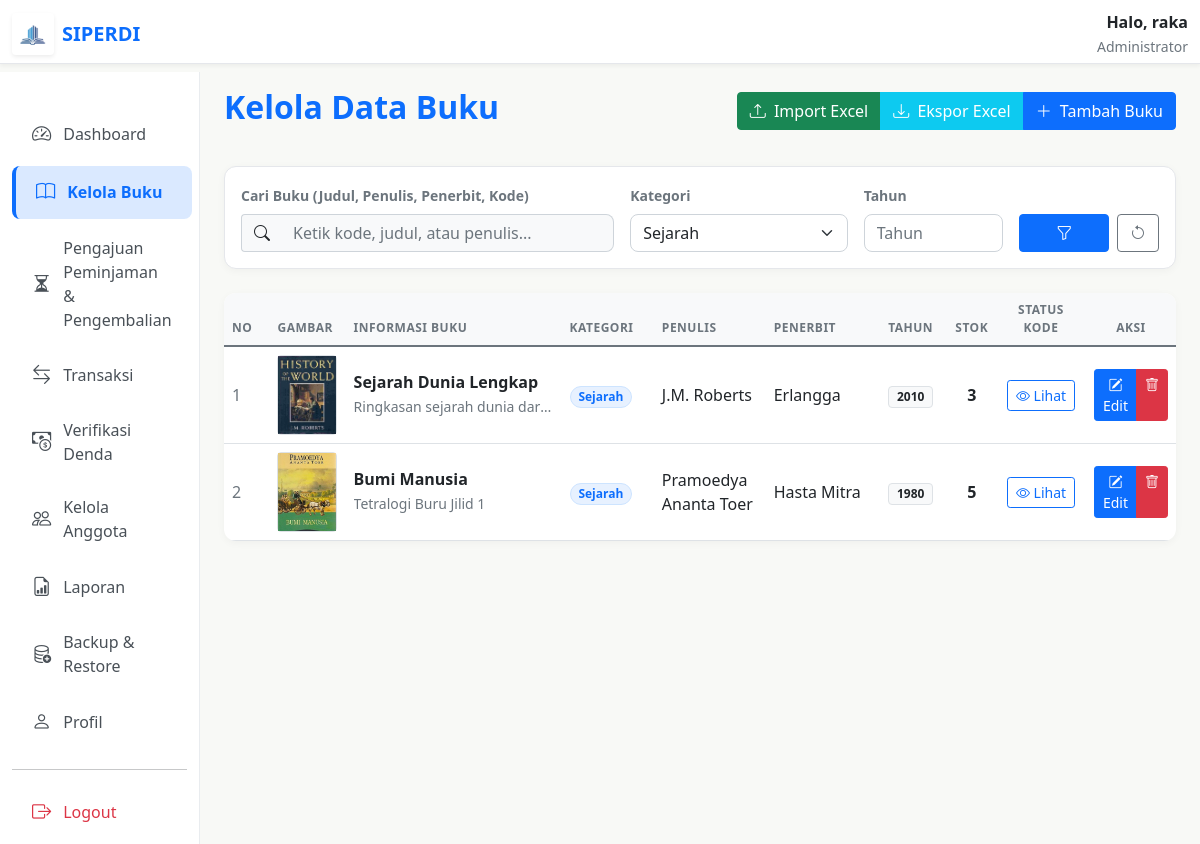
Page /admin/kelola-buku/kelola_buku.php?filter_kategori=Sejarah (signed in) on the earlier database version.
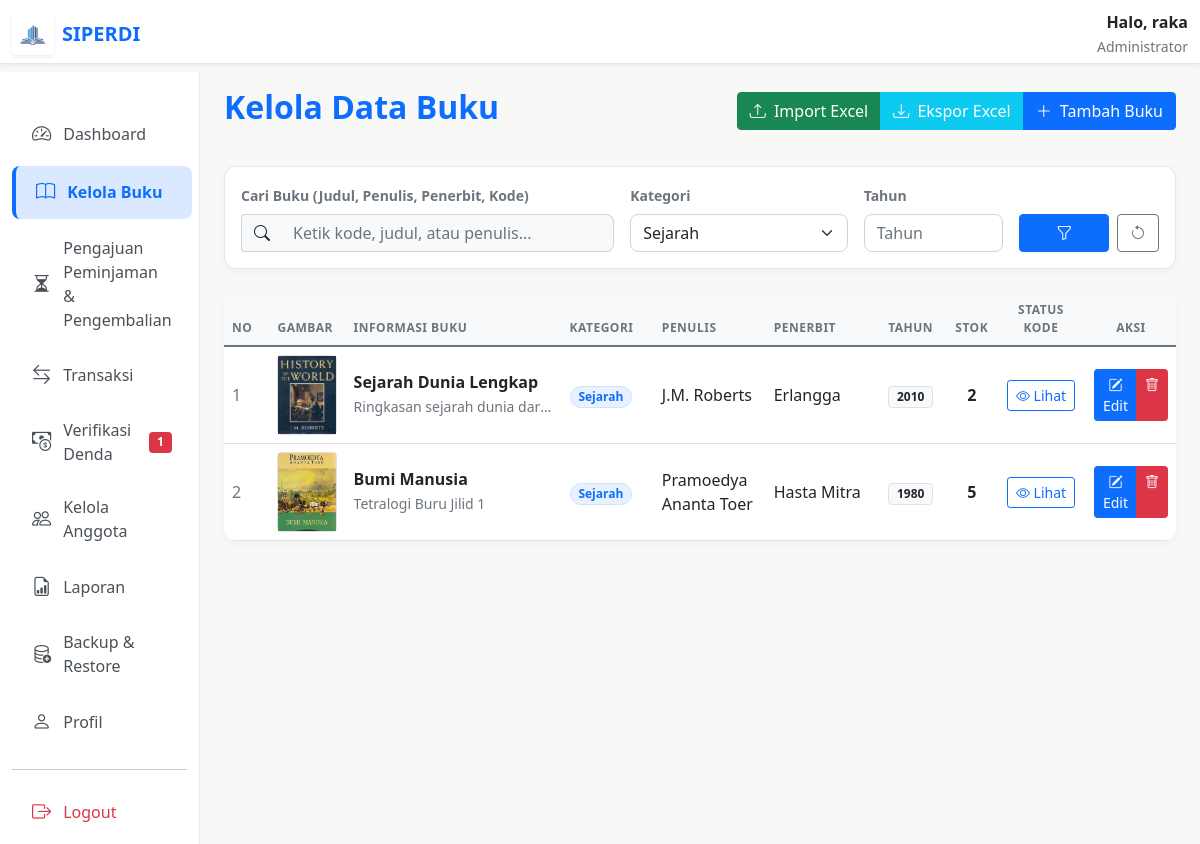
Same page on the later database version.
### tables this page shows
CREATE TABLE `detail_buku` (
  `id_buku` int(11) NOT NULL,
  `kode_buku` varchar(50) DEFAULT NULL,
  `deskripsi` text DEFAULT NULL,
  `kategori` varchar(50) DEFAULT NULL,
  `gambar` varchar(255) DEFAULT NULL,
  `created_at` timestamp NULL DEFAULT current_timestamp(),
  PRIMARY KEY (`id_buku`),
  CONSTRAINT `fk_detail_buku` FOREIGN KEY (`id_buku`) REFERENCES `buku` (`id`) ON DELETE CASCADE
);

CREATE TABLE `buku` (
  `id` int(11) NOT NULL AUTO_INCREMENT,
  `judul` varchar(150) NOT NULL,
  `penulis` varchar(200) DEFAULT NULL,
  `penerbit` varchar(150) DEFAULT NULL,
  `tahun` int(4) NOT NULL,
  `stok` int(11) NOT NULL,
  `created_at` timestamp NULL DEFAULT current_timestamp(),
  PRIMARY KEY (`id`)
);

### admin/kelola-buku/kelola_buku.php (the view, shortened to what the changed rows need)
<?php
include __DIR__ . "/../../config/database.php";
 $count_denda_pending = mysqli_fetch_assoc(mysqli_query($conn, "SELECT COUNT(*) as total FROM transaksi WHERE status = 'pending_payment'"))['total'];
$limit = 4;
$page = isset($_GET['page']) ? (int)$_GET['page'] : 1;
$start = ($page > 1) ? ($page * $limit) - $limit : 0;
$search_all = $_GET['search_all'] ?? '';
$filter_kategori = $_GET['filter_kategori'] ?? '';
$filter_tahun = $_GET['filter_tahun'] ?? '';
$data = mysqli_query($conn, "
  SELECT buku.*, detail_buku.kode_buku as prefix_kode, detail_buku.gambar, detail_buku.kategori, detail_buku.deskripsi
  FROM buku
  LEFT JOIN detail_buku ON buku.id = detail_buku.id_buku
  WHERE (buku.judul LIKE '%$search_all%'
         OR buku.penulis LIKE '%$search_all%'
         OR buku.penerbit LIKE '%$search_all%'
         OR detail_buku.kode_buku LIKE '%$search_all%')
    AND (detail_buku.kategori LIKE '%$filter_kategori%')
    " . ($filter_tahun ? "AND buku.tahun = '$filter_tahun'" : "") . "
  ORDER BY buku.id DESC
  LIMIT $start, $limit
");
?>
<!DOCTYPE html>
<html lang="id">
<head>
  <link href="../../asset/css/bootstrap.min.css" rel="stylesheet">
  <link rel="stylesheet" href="../../asset/font/bootstrap-icons.css">
</head>
<body>
  <div class="container-fluid pt-5 mt-4">
    <div class="row">
      <nav class="col-md-3 col-lg-2 d-md-block sidebar collapse show">
        <div class="position-sticky pt-3">
          <ul class="nav flex-column">
            <li class="nav-item">
              <a class="nav-link" href="../denda/verifikasi_denda.php">
                <i class="bi bi-cash-coin"></i> Verifikasi Denda
                <?php if ($count_denda_pending > 0): ?>
                  <span class="badge bg-danger ms-auto"><?= $count_denda_pending ?></span>
                <?php endif; ?>
              </a>
            </li>
          </ul>
        </div>
      </nav>
      <main class="col-md-9 ms-sm-auto col-lg-10 px-md-4">
        <div class="d-flex justify-content-between flex-wrap flex-md-nowrap align-items-center pt-3 pb-2 mb-4">
          <h2 class="fw-bold" style="color: var(--primary-blue);">Kelola Data Buku</h2>
        </div>
        <div class="card card-custom border-0 overflow-hidden">
          <div class="table-responsive">
            <table class="table table-hover align-middle mb-0">
              <thead>
                <tr>
                  <th width="5%">No</th>
                  <th width="8%">Gambar</th>
                  <th width="22%">Informasi Buku</th>
                  <th width="10%">Kategori</th>
                  <th width="12%">Penulis</th>
                  <th width="12%">Penerbit</th>
                  <th width="8%" class="text-center">Tahun</th>
                  <th width="5%" class="text-center">Stok</th>
                  <th width="10%" class="text-center">Status Kode</th>
                  <th width="8%" class="text-center">Aksi</th>
                </tr>
              </thead>
              <tbody>
                <?php
                $no = $start + 1;
                if (mysqli_num_rows($data) > 0) {
                  while ($b = mysqli_fetch_assoc($data)) { ?>
                    <tr>
                      <td class="text-muted"><?= $no++ ?></td>
                      <td>
                        <div class="bg-light border rounded d-flex align-items-center justify-content-center" style="width: 60px; height: 80px;">
                          <?php if (!empty($b['gambar'])): ?>
                            <img src="../../uploads/<?= $b['gambar'] ?>" alt="<?= $b['judul'] ?>" class="img-fluid" style="width: 100%; height: 100%; object-fit: cover;">
                          <?php else: ?>
                            <i class="bi bi-book text-muted fs-4"></i>
                          <?php endif; ?>
                        </div>
                      </td>
                      <td>
                        <h6 class="fw-bold mb-1 text-dark"><?= $b['judul'] ?></h6>
                        <p class="text-muted small text-truncate mb-0" style="max-width: 200px;" title="<?= $b['deskripsi'] ?>">
                          <?= $b['deskripsi'] ?: '-' ?>
                        </p>
                      </td>
                      <td>
                        <span class="badge badge-kategori">
                          <?= $b['kategori'] ?: 'Umum' ?>
                        </span>
                      </td>
                      <td><?= $b['penulis'] ?></td>
                      <td><?= $b['penerbit'] ?></td>
                      <td class="text-center">
                        <span class="badge bg-light text-dark border">
                          <?= $b['tahun'] ?>
                        </span>
                      </td>
                      <td class="text-center fw-bold"><?= $b['stok'] ?></td>
                      <td class="text-center">
                        <button onclick="tampilKode(<?= $b['id'] ?>, '<?= htmlspecialchars($b['judul'], ENT_QUOTES) ?>', <?= $b['stok'] ?>)" class="btn btn-sm btn-outline-primary" data-bs-toggle="modal" data-bs-target="#modalKode">
                          <i class="bi bi-eye"></i> Lihat
                        </button>
                      </td>
                      <td class="text-center">
                        <div class="btn-group" role="group">
                          <button onclick="openModalEdit(this)" type="button" class="btn btn-sm btn-primary"
                            data-id="<?= $b['id'] ?>"
                            data-judul="<?= $b['judul'] ? htmlspecialchars($b['judul'], ENT_QUOTES) : '' ?>"
                            data-penulis="<?= $b['penulis'] ? htmlspecialchars($b['penulis'], ENT_QUOTES) : '' ?>"
                            data-penerbit="<?= $b['penerbit'] ? htmlspecialchars($b['penerbit'], ENT_QUOTES) : '' ?>"
                            data-tahun="<?= $b['tahun'] ?>"
                            data-stok="<?= $b['stok'] ?>"
                            data-deskripsi="<?= $b['deskripsi'] ? htmlspecialchars($b['deskripsi'], ENT_QUOTES) : '' ?>"
                            data-kategori="<?= $b['kategori'] ? htmlspecialchars($b['kategori'], ENT_QUOTES) : '' ?>"
                            data-prefix="<?= $b['prefix_kode'] ? htmlspecialchars($b['prefix_kode'], ENT_QUOTES) : '' ?>"
                            data-gambar="<?= $b['gambar'] ?>"
                            data-bs-toggle="modal" data-bs-target="#modalEdit">
                            <i class="bi bi-pencil-square"></i> Edit
                          </button>
                          <a href="simpan_buku.php?hapus=<?= $b['id'] ?>" onclick="return confirm('Yakin ingin menghapus buku <?= htmlspecialchars($b['judul'], ENT_QUOTES) ?>?')" class="btn btn-sm btn-danger">
                            <i class="bi bi-trash"></i>
                          </a>
                        </div>
                      </td>
                    </tr>
                  <?php }
                } ?>
              </tbody>
            </table>
          </div>
        </div>
      </main>
    </div>
  </div>
</body>
</html>

Differences in the rows shown:
changed detail_buku "Sejarah Dunia Lengkap": id_buku.stok "3" → "2"
Other differences:
$count_denda_pending: (not shown) → "1"
